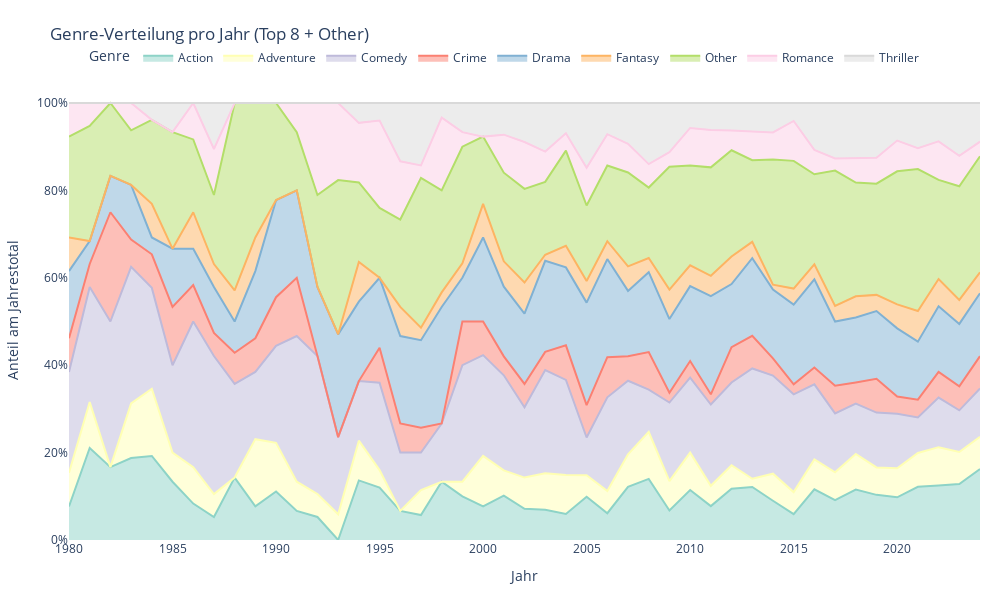

This figure's notebook cell:
### Code cell
import json
from pathlib import Path
import pandas as pd
import plotly.express as px

# BASE wie gehabt
BASE = Path().resolve().parent

# 1. Daten laden & Genre-Mapping mergen (wie vorher) …
data_file   = BASE/"data"/"raw"/"fragestellung_02"/"2025-05-19_version2_all_european_movies.json"
genres_file = BASE/"data"/"processed"/"fragestellung_02"/"all_genres.json"

with open(data_file,   "r", encoding="utf-8") as f: movies = json.load(f)
with open(genres_file, "r", encoding="utf-8") as f: gdata  = json.load(f)["genres"]

df    = pd.DataFrame({m["id"]:m for m in movies}.values())
df["year"] = pd.to_datetime(df["release_date"]).dt.year
df = df.explode("genre_ids")
df_genres = pd.DataFrame(gdata).rename(columns={"id":"genre_ids","name":"genre_name"})
df = df.merge(df_genres[["genre_ids","genre_name"]], on="genre_ids", how="left")

# 2. Top 8 Genres wählen, Rest zu “Other” zusammenfassen
top8 = (
    df["genre_name"]
    .value_counts()
    .nlargest(8)
    .index
    .tolist()
)
df["genre_grp"] = df["genre_name"].where(df["genre_name"].isin(top8), "Other")

# 3. Jahres-×-Genre-Counts neu berechnen
yearly = (
    df.groupby(["year","genre_grp"])
      .size()
      .reset_index(name="count")
)

# lückenlos auffüllen
years  = range(yearly.year.min(), yearly.year.max()+1)
grps   = sorted(yearly.genre_grp.unique())
idx    = pd.MultiIndex.from_product([years, grps], names=["year","genre_grp"])
yearly = yearly.set_index(["year","genre_grp"]).reindex(idx, fill_value=0).reset_index()

# 4. Plotly 100 %-Area mit Hover-Fix & Styling
fig = px.area(
    yearly,
    x="year", y="count", color="genre_grp",
    groupnorm="fraction",
    category_orders={"genre_grp": grps},
    color_discrete_sequence=px.colors.qualitative.Set3,  # sanfte Palette
    labels={
      "year":        "Jahr",
      "count":       "Anteil am Jahrestotal",
      "genre_grp":   "Genre"
    },
    title="Genre-Verteilung pro Jahr (Top 8 + Other)"
)

fig.update_layout(
    hovermode="closest",       # nur ein Genre-Tooltip
    yaxis_tickformat=".0%",    # in %
    height=600, width=1000,
    margin=dict(l=60, r=20, t=80, b=60),
    plot_bgcolor="white",
    legend=dict(
      orientation="h",
      y=1.08, x=0.02
    )
)

fig.show()

### Figure 1 — Plotly figure (JSON) as saved in the notebook; plotly's stock layout.template omitted (floating-point values rounded to 4 significant figures)
{"data": [{"fillpattern": {"shape": ""}, "groupnorm": "fraction", "hovertemplate": "Genre=Action<br>Jahr=%{x}<br>Anteil am Jahrestotal=%{y}<extra></extra>", "legendgroup": "Action", "line": {"color": "rgb(141,211,199)"}, "marker": {"symbol": "circle"}, "mode": "lines", "name": "Action", "orientation": "v", "showlegend": true, "stackgroup": "1", "type": "scatter", "x": [1980, 1981, 1982, 1983, 1984, 1985, 1986, 1987, 1988, 1989, 1990, 1991, 1992, 1993, 1994, 1995, 1996, 1997, 1998, 1999, 2000, 2001, 2002, 2003, 2004, 2005, 2006, 2007, 2008, 2009, 2010, 2011, 2012, 2013, 2014, 2015, 2016, 2017, 2018, 2019, 2020, 2021, 2022, 2023, 2024], "xaxis": "x", "y": [1, 4, 2, 3, 5, 2, 1, 1, 2, 1, 1, 1, 1, 0, 3, 3, 1, 2, 4, 3, 2, 7, 4, 5, 6, 8, 6, 13, 13, 6, 12, 10, 13, 13, 16, 13, 27, 23, 31, 28, 25, 33, 34, 35, 44], "yaxis": "y"}, {"fillpattern": {"shape": ""}, "groupnorm": "fraction", "hovertemplate": "Genre=Adventure<br>Jahr=%{x}<br>Anteil am Jahrestotal=%{y}<extra></extra>", "legendgroup": "Adventure", "line": {"color": "rgb(255,255,179)"}, "marker": {"symbol": "circle"}, "mode": "lines", "name": "Adventure", "orientation": "v", "showlegend": true, "stackgroup": "1", "type": "scatter", "x": [1980, 1981, 1982, 1983, 1984, 1985, 1986, 1987, 1988, 1989, 1990, 1991, 1992, 1993, 1994, 1995, 1996, 1997, 1998, 1999, 2000, 2001, 2002, 2003, 2004, 2005, 2006, 2007, 2008, 2009, 2010, 2011, 2012, 2013, 2014, 2015, 2016, 2017, 2018, 2019, 2020, 2021, 2022, 2023, 2024], "xaxis": "x", "y": [1, 2, 0, 2, 4, 1, 1, 1, 0, 2, 1, 1, 1, 1, 2, 1, 0, 2, 0, 1, 3, 4, 4, 6, 9, 4, 5, 8, 10, 6, 9, 6, 6, 2, 11, 11, 16, 16, 22, 17, 17, 21, 24, 20, 20], "yaxis": "y"}, {"fillpattern": {"shape": ""}, "groupnorm": "fraction", "hovertemplate": "Genre=Comedy<br>Jahr=%{x}<br>Anteil am Jahrestotal=%{y}<extra></extra>", "legendgroup": "Comedy", "line": {"color": "rgb(190,186,218)"}, "marker": {"symbol": "circle"}, "mode": "lines", "name": "Comedy", "orientation": "v", "showlegend": true, "stackgroup": "1", "type": "scatter", "x": [1980, 1981, 1982, 1983, 1984, 1985, 1986, 1987, 1988, 1989, 1990, 1991, 1992, 1993, 1994, 1995, 1996, 1997, 1998, 1999, 2000, 2001, 2002, 2003, 2004, 2005, 2006, 2007, 2008, 2009, 2010, 2011, 2012, 2013, 2014, 2015, 2016, 2017, 2018, 2019, 2020, 2021, 2022, 2023, 2024], "xaxis": "x", "y": [3, 5, 4, 5, 6, 3, 4, 6, 3, 2, 2, 5, 6, 3, 3, 5, 2, 3, 4, 8, 6, 15, 9, 17, 22, 7, 21, 18, 9, 16, 18, 24, 21, 27, 40, 49, 40, 34, 31, 34, 32, 22, 31, 26, 30], "yaxis": "y"}, {"fillpattern": {"shape": ""}, "groupnorm": "fraction", "hovertemplate": "Genre=Crime<br>Jahr=%{x}<br>Anteil am Jahrestotal=%{y}<extra></extra>", "legendgroup": "Crime", "line": {"color": "rgb(251,128,114)"}, "marker": {"symbol": "circle"}, "mode": "lines", "name": "Crime", "orientation": "v", "showlegend": true, "stackgroup": "1", "type": "scatter", "x": [1980, 1981, 1982, 1983, 1984, 1985, 1986, 1987, 1988, 1989, 1990, 1991, 1992, 1993, 1994, 1995, 1996, 1997, 1998, 1999, 2000, 2001, 2002, 2003, 2004, 2005, 2006, 2007, 2008, 2009, 2010, 2011, 2012, 2013, 2014, 2015, 2016, 2017, 2018, 2019, 2020, 2021, 2022, 2023, 2024], "xaxis": "x", "y": [1, 1, 3, 1, 2, 2, 1, 1, 1, 1, 1, 2, 0, 0, 0, 2, 1, 2, 0, 3, 2, 3, 3, 3, 8, 6, 9, 6, 8, 2, 4, 3, 9, 8, 7, 5, 9, 16, 13, 21, 10, 11, 16, 15, 20], "yaxis": "y"}, {"fillpattern": {"shape": ""}, "groupnorm": "fraction", "hovertemplate": "Genre=Drama<br>Jahr=%{x}<br>Anteil am Jahrestotal=%{y}<extra></extra>", "legendgroup": "Drama", "line": {"color": "rgb(128,177,211)"}, "marker": {"symbol": "circle"}, "mode": "lines", "name": "Drama", "orientation": "v", "showlegend": true, "stackgroup": "1", "type": "scatter", "x": [1980, 1981, 1982, 1983, 1984, 1985, 1986, 1987, 1988, 1989, 1990, 1991, 1992, 1993, 1994, 1995, 1996, 1997, 1998, 1999, 2000, 2001, 2002, 2003, 2004, 2005, 2006, 2007, 2008, 2009, 2010, 2011, 2012, 2013, 2014, 2015, 2016, 2017, 2018, 2019, 2020, 2021, 2022, 2023, 2024], "xaxis": "x", "y": [2, 1, 1, 2, 1, 2, 1, 2, 1, 2, 2, 3, 3, 4, 4, 4, 3, 7, 8, 3, 5, 11, 9, 15, 18, 19, 22, 16, 17, 15, 18, 29, 16, 19, 28, 40, 47, 37, 40, 42, 40, 36, 41, 39, 39], "yaxis": "y"}, {"fillpattern": {"shape": ""}, "groupnorm": "fraction", "hovertemplate": "Genre=Fantasy<br>Jahr=%{x}<br>Anteil am Jahrestotal=%{y}<extra></extra>", "legendgroup": "Fantasy", "line": {"color": "rgb(253,180,98)"}, "marker": {"symbol": "circle"}, "mode": "lines", "name": "Fantasy", "orientation": "v", "showlegend": true, "stackgroup": "1", "type": "scatter", "x": [1980, 1981, 1982, 1983, 1984, 1985, 1986, 1987, 1988, 1989, 1990, 1991, 1992, 1993, 1994, 1995, 1996, 1997, 1998, 1999, 2000, 2001, 2002, 2003, 2004, 2005, 2006, 2007, 2008, 2009, 2010, 2011, 2012, 2013, 2014, 2015, 2016, 2017, 2018, 2019, 2020, 2021, 2022, 2023, 2024], "xaxis": "x", "y": [1, 0, 0, 0, 2, 0, 1, 1, 1, 1, 0, 0, 0, 0, 2, 0, 1, 1, 1, 1, 2, 4, 4, 1, 5, 4, 4, 6, 3, 6, 5, 6, 7, 4, 2, 8, 8, 9, 13, 10, 14, 19, 17, 15, 13], "yaxis": "y"}, {"fillpattern": {"shape": ""}, "groupnorm": "fraction", "hovertemplate": "Genre=Other<br>Jahr=%{x}<br>Anteil am Jahrestotal=%{y}<extra></extra>", "legendgroup": "Other", "line": {"color": "rgb(179,222,105)"}, "marker": {"symbol": "circle"}, "mode": "lines", "name": "Other", "orientation": "v", "showlegend": true, "stackgroup": "1", "type": "scatter", "x": [1980, 1981, 1982, 1983, 1984, 1985, 1986, 1987, 1988, 1989, 1990, 1991, 1992, 1993, 1994, 1995, 1996, 1997, 1998, 1999, 2000, 2001, 2002, 2003, 2004, 2005, 2006, 2007, 2008, 2009, 2010, 2011, 2012, 2013, 2014, 2015, 2016, 2017, 2018, 2019, 2020, 2021, 2022, 2023, 2024], "xaxis": "x", "y": [3, 5, 2, 2, 5, 4, 2, 3, 6, 4, 2, 2, 4, 6, 4, 4, 3, 12, 7, 8, 4, 14, 12, 12, 22, 14, 17, 23, 15, 25, 24, 32, 27, 20, 51, 64, 48, 78, 70, 69, 78, 88, 62, 71, 72], "yaxis": "y"}, {"fillpattern": {"shape": ""}, "groupnorm": "fraction", "hovertemplate": "Genre=Romance<br>Jahr=%{x}<br>Anteil am Jahrestotal=%{y}<extra></extra>", "legendgroup": "Romance", "line": {"color": "rgb(252,205,229)"}, "marker": {"symbol": "circle"}, "mode": "lines", "name": "Romance", "orientation": "v", "showlegend": true, "stackgroup": "1", "type": "scatter", "x": [1980, 1981, 1982, 1983, 1984, 1985, 1986, 1987, 1988, 1989, 1990, 1991, 1992, 1993, 1994, 1995, 1996, 1997, 1998, 1999, 2000, 2001, 2002, 2003, 2004, 2005, 2006, 2007, 2008, 2009, 2010, 2011, 2012, 2013, 2014, 2015, 2016, 2017, 2018, 2019, 2020, 2021, 2022, 2023, 2024], "xaxis": "x", "y": [1, 1, 0, 1, 0, 0, 1, 2, 0, 0, 0, 1, 4, 3, 3, 5, 2, 1, 5, 1, 0, 6, 6, 5, 4, 7, 7, 7, 5, 3, 9, 11, 5, 7, 11, 20, 13, 7, 15, 16, 18, 13, 24, 19, 9], "yaxis": "y"}, {"fillpattern": {"shape": ""}, "groupnorm": "fraction", "hovertemplate": "Genre=Thriller<br>Jahr=%{x}<br>Anteil am Jahrestotal=%{y}<extra></extra>", "legendgroup": "Thriller", "line": {"color": "rgb(217,217,217)"}, "marker": {"symbol": "circle"}, "mode": "lines", "name": "Thriller", "orientation": "v", "showlegend": true, "stackgroup": "1", "type": "scatter", "x": [1980, 1981, 1982, 1983, 1984, 1985, 1986, 1987, 1988, 1989, 1990, 1991, 1992, 1993, 1994, 1995, 1996, 1997, 1998, 1999, 2000, 2001, 2002, 2003, 2004, 2005, 2006, 2007, 2008, 2009, 2010, 2011, 2012, 2013, 2014, 2015, 2016, 2017, 2018, 2019, 2020, 2021, 2022, 2023, 2024], "xaxis": "x", "y": [0, 0, 0, 0, 1, 1, 0, 2, 0, 0, 0, 0, 0, 0, 1, 1, 2, 5, 1, 2, 2, 5, 5, 8, 7, 12, 7, 10, 13, 10, 6, 8, 7, 7, 12, 9, 25, 32, 34, 34, 22, 28, 24, 33, 24], "yaxis": "y"}], "layout": {"height": 600, "hovermode": "closest", "legend": {"orientation": "h", "title": {"text": "Genre"}, "tracegroupgap": 0, "x": 0.02, "y": 1.08}, "margin": {"b": 60, "l": 60, "r": 20, "t": 80}, "plot_bgcolor": "white", "title": {"text": "Genre-Verteilung pro Jahr (Top 8 + Other)"}, "width": 1000, "xaxis": {"anchor": "y", "domain": [0, 1], "title": {"text": "Jahr"}}, "yaxis": {"anchor": "x", "domain": [0, 1], "tickformat": ".0%", "title": {"text": "Anteil am Jahrestotal"}}}}
